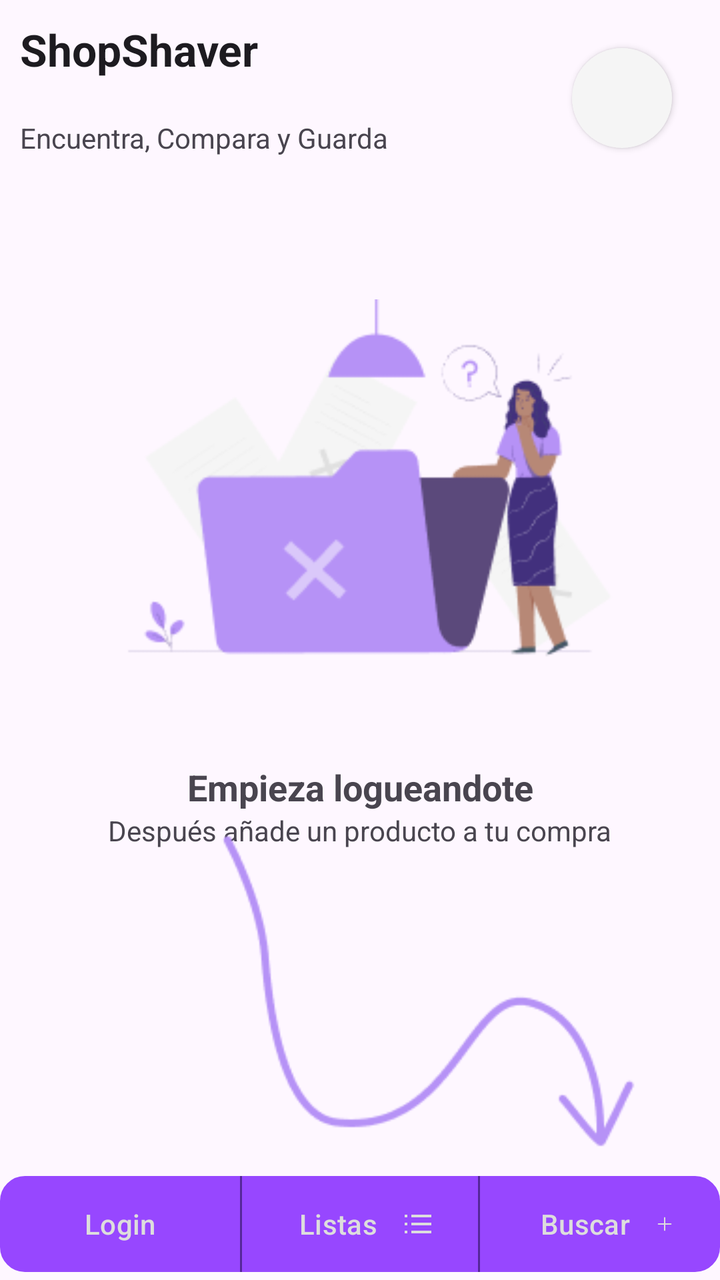
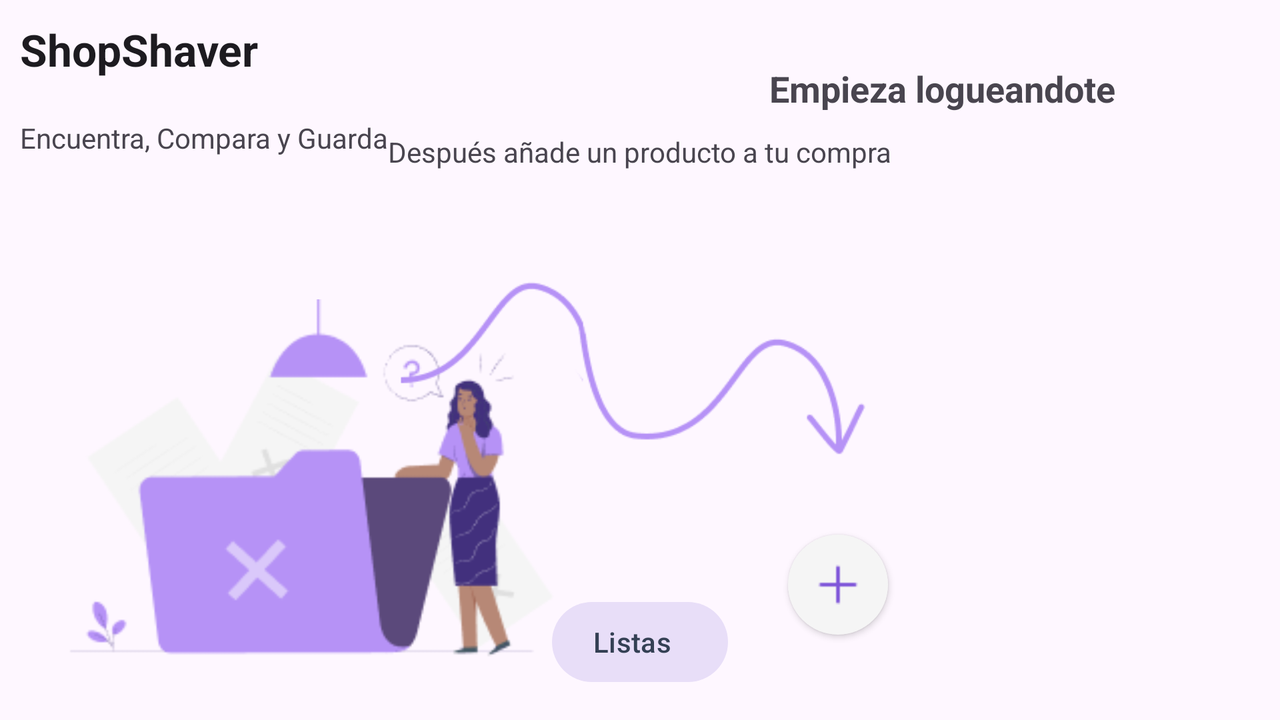

An Android layout and its configuration variant, each rendered on a device that would load it. The default file and the variant file are quoted in full after the pictures.
<!-- AndroidManifest.xml: application theme Theme.ProyectoListas -->
<!-- res/layout/activity_main.xml -->
<?xml version="1.0" encoding="utf-8"?>
<androidx.constraintlayout.widget.ConstraintLayout xmlns:android="http://schemas.android.com/apk/res/android"
    xmlns:app="http://schemas.android.com/apk/res-auto"
    xmlns:tools="http://schemas.android.com/tools"
    android:layout_width="match_parent"
    android:layout_height="match_parent"
    tools:context=".MainActivity">

    <TextView
        android:id="@+id/Titulo"
        android:layout_width="wrap_content"
        android:layout_height="wrap_content"
        android:layout_marginStart="10dp"
        android:layout_marginTop="10dp"
        android:text="@string/ShopSaver"
        android:textAppearance="@style/TextAppearance.AppCompat.Large"
        android:textStyle="bold"
        app:layout_constraintStart_toStartOf="parent"
        app:layout_constraintTop_toTopOf="parent" />

    <TextView
        android:id="@+id/subtitle"
        android:layout_width="wrap_content"
        android:layout_height="wrap_content"
        android:layout_marginStart="10dp"
        android:layout_marginTop="20dp"
        android:text="@string/ShopSaverSubtitle"
        app:layout_constraintStart_toStartOf="parent"
        app:layout_constraintTop_toBottomOf="@+id/Titulo" />

    <ImageButton
        android:id="@+id/btn_settings"
        android:layout_width="wrap_content"
        android:layout_height="wrap_content"
        android:layout_marginTop="24dp"
        android:layout_marginEnd="24dp"
        android:background="@drawable/round_button"
        android:contentDescription="@string/btnConfDescription"
        android:elevation="2dp"
        android:padding="15dp"
        android:scaleType="fitCenter"
        app:tint="@color/rosa"
        app:layout_constraintEnd_toEndOf="parent"
        app:layout_constraintTop_toTopOf="parent"
        app:srcCompat="@drawable/cog" />

    <ImageView
        android:id="@+id/imagen"
        android:layout_width="302dp"
        android:layout_height="223dp"
        android:layout_marginTop="60dp"
        android:contentDescription="@string/homeDescription"
        app:layout_constraintEnd_toEndOf="parent"
        app:layout_constraintStart_toStartOf="parent"
        app:layout_constraintTop_toBottomOf="@+id/subtitle"
        app:srcCompat="@drawable/inicio1" />

    <TextView
        android:id="@+id/texto1"
        android:layout_width="wrap_content"
        android:layout_height="wrap_content"
        android:layout_marginTop="20dp"
        android:text="@string/hintDescription1"
        android:textAppearance="@style/TextAppearance.AppCompat.Medium"
        android:textStyle="bold"
        app:layout_constraintEnd_toEndOf="parent"
        app:layout_constraintStart_toStartOf="parent"
        app:layout_constraintTop_toBottomOf="@+id/imagen" />

    <TextView
        android:id="@+id/texto2"
        android:layout_width="wrap_content"
        android:layout_height="wrap_content"
        android:text="@string/hintDescription2"
        app:layout_constraintEnd_toEndOf="parent"
        app:layout_constraintStart_toStartOf="parent"
        app:layout_constraintTop_toBottomOf="@+id/texto1" />

    <ImageView
        android:id="@+id/imagen_flecha"
        android:layout_width="250dp"
        android:layout_height="182dp"
        android:layout_marginTop="10dp"
        android:contentDescription="@string/arrowDrawDescription"
        app:layout_constraintBottom_toTopOf="@+id/linearLayout2"
        app:layout_constraintEnd_toEndOf="parent"
        app:layout_constraintStart_toStartOf="@+id/texto2"
        app:layout_constraintTop_toBottomOf="@+id/texto2"
        app:srcCompat="@drawable/hand_drawn_arrow" />

    <LinearLayout
        android:id="@+id/linearLayout2"
        android:layout_width="fill_parent"
        android:layout_height="60dp"
        android:backgroundTintMode="screen"
        android:orientation="horizontal"
        app:layout_constraintBottom_toBottomOf="parent"
        app:layout_constraintEnd_toEndOf="parent"
        app:layout_constraintStart_toStartOf="parent">

        <Button
            android:id="@+id/btn_login"
            android:layout_width="fill_parent"
            android:layout_height="wrap_content"
            android:layout_marginTop="8dp"
            android:layout_weight="1"
            android:background="@drawable/left_button"
            android:drawableEnd="@drawable/icon_login"
            android:drawableTint="@color/textoBoton"
            android:text="@string/btnLoginDescription"
            android:textColor="@color/textoBoton"
            app:backgroundTint="@null" />

        <Button
            android:id="@+id/btn_listas"
            android:layout_width="fill_parent"
            android:layout_height="wrap_content"
            android:layout_marginTop="8dp"
            android:layout_weight="1"
            android:background="@drawable/center_button"
            android:drawableEnd="@drawable/icon_list"
            android:drawableTint="@color/textoBoton"
            android:text="@string/stringListas"
            android:textColor="@color/textoBoton"
            app:cornerRadius="0dp"
            app:backgroundTint="@null"/>

        <Button
            android:id="@+id/btn_buscar"
            android:layout_width="fill_parent"
            android:layout_height="wrap_content"
            android:layout_marginTop="8dp"
            android:layout_weight="1"
            android:background="@drawable/right_button"
            android:drawableEnd="@drawable/icon_plus"
            android:drawableTint="@color/textoBoton"
            android:text="@string/btnBuscarText"
            android:textColor="@color/textoBoton"
            app:backgroundTint="@null"/>
    </LinearLayout>

</androidx.constraintlayout.widget.ConstraintLayout>
<!-- resources referenced by this layout -->
<resources>
  <color name="rosa">#9747FF</color>
  <color name="textoBoton">#DDDDDD</color>
  <!-- drawable center_button (drawable) -->
  <?xml version="1.0" encoding="utf-8"?>
  <layer-list xmlns:android="http://schemas.android.com/apk/res/android" >
      <item>
          <shape
              android:shape="rectangle">
              <stroke android:width="1dp" android:color="@color/rosa2" />
              <solid android:color="@color/rosa" />
  
          </shape>
      </item>
  
      <item android:left="1dp" android:right="1dp">
          <shape
              android:shape="rectangle">
              <stroke android:width="1dp" android:color="@color/rosa" />
              <solid android:color="@color/rosa" />
          </shape>
      </item>
  
  </layer-list>
  <!-- drawable hand_drawn_arrow: png bitmap (drawable-nodpi, 5299 bytes) -->
  <!-- drawable icon_list (drawable-nodpi) -->
  <vector xmlns:android="http://schemas.android.com/apk/res/android"
      android:width="14dp"
      android:height="10dp"
      android:viewportWidth="14"
      android:viewportHeight="10">
    <path
        android:pathData="M4.333,1H13M4.333,5H13M4.333,9H13M1,1H1.007M1,5H1.007M1,9H1.007"
        android:strokeLineJoin="round"
        android:strokeWidth="1.5"
        android:fillColor="#00000000"
        android:strokeColor="#667085"
        android:strokeLineCap="round"/>
  </vector>
  <!-- drawable icon_plus: png bitmap (drawable-nodpi, 242 bytes) -->
  <!-- drawable inicio1: png bitmap (drawable-nodpi, 12520 bytes) -->
  <!-- drawable left_button (drawable) -->
  <shape xmlns:android="http://schemas.android.com/apk/res/android">
      <solid android:color="@color/rosa" />
      <stroke android:width="1dp" android:color="@color/rosa" />
      <padding android:left="10dp" android:top="10dp" android:right="10dp" android:bottom="10dp" />
      <corners android:topLeftRadius="12dp" android:topRightRadius="0dp"
          android:bottomLeftRadius="12dp" android:bottomRightRadius="0dp"/>
  </shape>
  <!-- drawable right_button (drawable) -->
  <shape xmlns:android="http://schemas.android.com/apk/res/android">
      <solid android:color="@color/rosa" />
      <stroke android:width="1dp" android:color="@color/rosa" />
      <padding android:left="10dp" android:top="10dp" android:right="10dp" android:bottom="10dp" />
      <corners android:topLeftRadius="0dp" android:topRightRadius="12dp"
          android:bottomLeftRadius="0dp" android:bottomRightRadius="12dp"/>
  </shape>
  <!-- drawable round_button (drawable) -->
  <?xml version="1.0" encoding="utf-8"?>
  <shape xmlns:android="http://schemas.android.com/apk/res/android">
      <solid android:color="@color/fondo"></solid>
      <corners android:radius="50dp"></corners>
      <size android:width="50dp" android:height="50dp"></size>
  </shape>
  <string name="ShopSaver">ShopShaver</string>
  <string name="ShopSaverSubtitle">Encuentra, Compara y Guarda</string>
  <string name="arrowDrawDescription">Flecha</string>
  <string name="btnBuscarText">Buscar</string>
  <string name="btnConfDescription" translatable="false">Conf</string>
  <string name="btnLoginDescription" translatable="false">Login</string>
  <string name="hintDescription1">Empieza logueandote</string>
  <string name="hintDescription2">Después añade un producto a tu compra</string>
  <string name="homeDescription">Home</string>
  <string name="stringListas">Listas</string>
  <!-- from res/values-v23/ -->
  <style name="Theme.ProyectoListas" parent="Base.Theme.ProyectoListas">
      
      <item name="android:navigationBarColor">@android:color/transparent</item>
      <item name="android:statusBarColor">@android:color/transparent</item>
      <item name="android:windowLightStatusBar">?attr/isLightTheme</item>
    </style>
  <color name="rosa2">#552799</color>
  <color name="fondo">#F5F5F5</color>
  <style name="Base.Theme.ProyectoListas" parent="Theme.Material3.DayNight.NoActionBar">
          
          
      </style>
</resources>
<!-- res/layout-land/activity_main.xml (the repository's variant of the layout above) -->
<!-- drawn on the phone turned sideways -->
<?xml version="1.0" encoding="utf-8"?>
<androidx.constraintlayout.widget.ConstraintLayout xmlns:android="http://schemas.android.com/apk/res/android"
    xmlns:app="http://schemas.android.com/apk/res-auto"
    xmlns:tools="http://schemas.android.com/tools"
    android:theme="@style/Base.Theme.ProyectoListas"
    android:layout_width="match_parent"
    android:layout_height="match_parent"
    tools:context=".MainActivity">

    <TextView
        android:id="@+id/Titulo"
        android:layout_width="wrap_content"
        android:layout_height="wrap_content"
        android:layout_marginStart="10dp"
        android:layout_marginTop="10dp"
        android:text="@string/ShopSaver"
        android:textAppearance="@style/TextAppearance.AppCompat.Large"
        android:textStyle="bold"
        app:layout_constraintStart_toStartOf="parent"
        app:layout_constraintTop_toTopOf="parent" />

    <TextView
        android:id="@+id/subtitle"
        android:layout_width="wrap_content"
        android:layout_height="wrap_content"
        android:layout_marginStart="10dp"
        android:layout_marginTop="20dp"
        android:text="@string/ShopSaverSubtitle"
        app:layout_constraintStart_toStartOf="parent"
        app:layout_constraintTop_toBottomOf="@+id/Titulo" />

    <ImageView
        android:id="@+id/imagen"
        android:layout_width="302dp"
        android:layout_height="223dp"
        android:layout_marginTop="60dp"
        app:layout_constraintStart_toStartOf="parent"
        app:layout_constraintTop_toBottomOf="@+id/subtitle"
        android:contentDescription="@string/homeDescription"
        app:srcCompat="@drawable/inicio1" />

    <TextView
        android:id="@+id/texto1"
        android:layout_width="wrap_content"
        android:layout_height="wrap_content"
        android:layout_marginTop="32dp"
        android:text="@string/hintDescription1"
        android:textAppearance="@style/TextAppearance.AppCompat.Medium"
        android:textStyle="bold"
        app:layout_constraintEnd_toEndOf="parent"
        app:layout_constraintStart_toEndOf="@+id/imagen"
        app:layout_constraintTop_toTopOf="parent" />

    <TextView
        android:id="@+id/texto2"
        android:layout_width="wrap_content"
        android:layout_height="wrap_content"
        android:layout_marginTop="10dp"
        android:text="@string/hintDescription2"
        app:layout_constraintEnd_toEndOf="parent"
        app:layout_constraintStart_toStartOf="parent"
        app:layout_constraintTop_toBottomOf="@+id/texto1" />

    <ImageView
        android:id="@+id/imagen_flecha"
        android:layout_width="250dp"
        android:layout_height="182dp"
        app:layout_constraintStart_toStartOf="@+id/texto2"
        app:layout_constraintTop_toBottomOf="@+id/texto2"
        android:contentDescription="@string/arrowDrawDescription"
        app:srcCompat="@drawable/hand_drawn_arrow_long" />

    <ImageButton
        android:id="@+id/btn_buscar"
        android:layout_width="wrap_content"
        android:layout_height="wrap_content"
        android:background="@drawable/round_button"
        android:padding="15dp"
        android:scaleType="fitCenter"
        app:layout_constraintEnd_toEndOf="@+id/imagen_flecha"
        app:layout_constraintTop_toBottomOf="@+id/imagen_flecha"
        app:srcCompat="@drawable/icon_plus"
        android:contentDescription="@string/btnMasDescription"
        android:elevation="2dp"
        />

    <Button
        android:id="@+id/btn_listas"
        style="@style/Widget.Material3.Button.TonalButton.Icon"
        android:layout_width="wrap_content"
        android:layout_height="wrap_content"
        android:layout_marginBottom="15dp"

        android:drawableStart="@drawable/icon_list"
        android:text="@string/stringListas"
        android:textColor="@color/texto"
        app:layout_constraintBottom_toBottomOf="parent"
        app:layout_constraintEnd_toEndOf="parent"
        app:layout_constraintStart_toStartOf="parent" />

</androidx.constraintlayout.widget.ConstraintLayout>
<!-- resources referenced by the variant -->
<!-- as the phone turned sideways resolves them -->
<resources>
  <color name="texto">#344054</color>
  <!-- drawable hand_drawn_arrow_long: png bitmap (drawable-nodpi, 3835 bytes) -->
  <!-- drawable icon_list (drawable-nodpi) -->
  <vector xmlns:android="http://schemas.android.com/apk/res/android"
      android:width="14dp"
      android:height="10dp"
      android:viewportWidth="14"
      android:viewportHeight="10">
    <path
        android:pathData="M4.333,1H13M4.333,5H13M4.333,9H13M1,1H1.007M1,5H1.007M1,9H1.007"
        android:strokeLineJoin="round"
        android:strokeWidth="1.5"
        android:fillColor="#00000000"
        android:strokeColor="#667085"
        android:strokeLineCap="round"/>
  </vector>
  <!-- drawable icon_plus: png bitmap (drawable-nodpi, 242 bytes) -->
  <!-- drawable inicio1: png bitmap (drawable-nodpi, 12520 bytes) -->
  <!-- drawable round_button (drawable) -->
  <?xml version="1.0" encoding="utf-8"?>
  <shape xmlns:android="http://schemas.android.com/apk/res/android">
      <solid android:color="@color/fondo"></solid>
      <corners android:radius="50dp"></corners>
      <size android:width="50dp" android:height="50dp"></size>
  </shape>
  <string name="ShopSaver">ShopShaver</string>
  <string name="ShopSaverSubtitle">Encuentra, Compara y Guarda</string>
  <string name="arrowDrawDescription">Flecha</string>
  <string name="btnMasDescription">Añadir</string>
  <string name="hintDescription1">Empieza logueandote</string>
  <string name="hintDescription2">Después añade un producto a tu compra</string>
  <string name="homeDescription">Home</string>
  <string name="stringListas">Listas</string>
  <style name="Base.Theme.ProyectoListas" parent="Theme.Material3.DayNight.NoActionBar">
          
          
      </style>
  <!-- from res/values-v23/ -->
  <style name="Theme.ProyectoListas" parent="Base.Theme.ProyectoListas">
      
      <item name="android:navigationBarColor">@android:color/transparent</item>
      <item name="android:statusBarColor">@android:color/transparent</item>
      <item name="android:windowLightStatusBar">?attr/isLightTheme</item>
    </style>
  <color name="fondo">#F5F5F5</color>
</resources>
